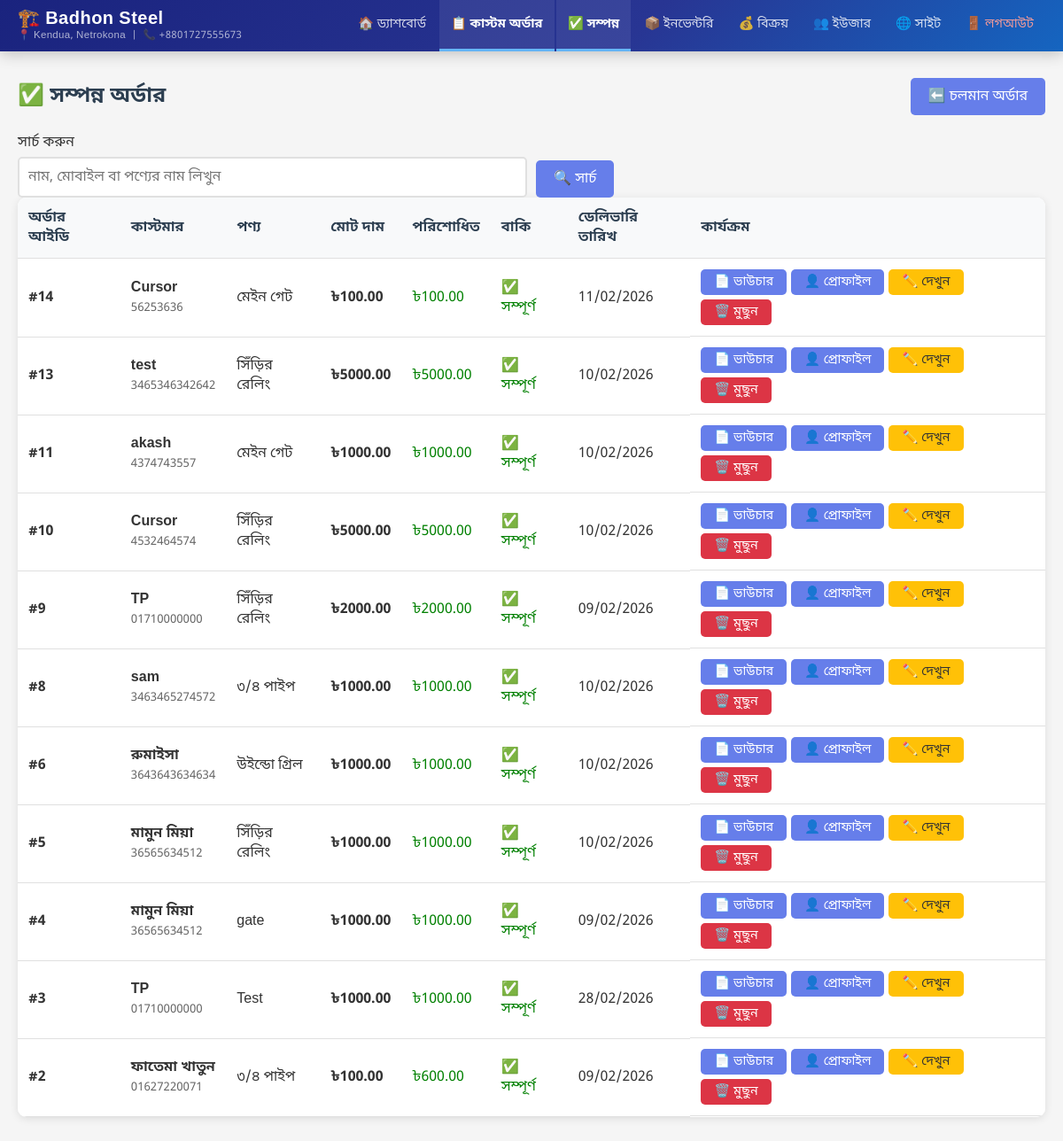
/admin-panel/orders/completed/ (signed in), run on an earlier commit of the app's database.
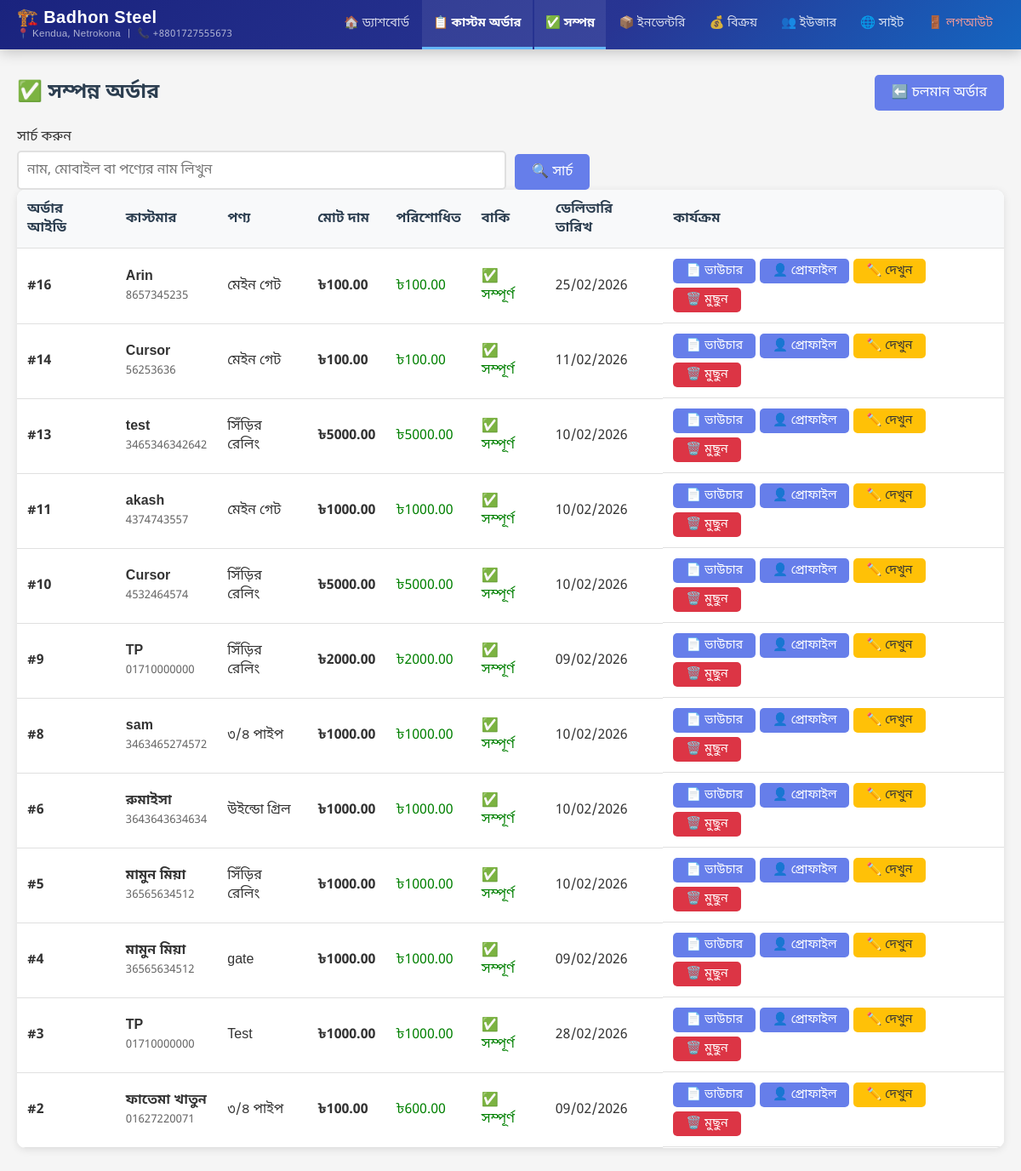
And on a later commit of the database.
### shop/models.py (models this page shows, shortened)
class Order(models.Model):
    STATUS_CHOICES = [
        ('pending', 'চলমান'),
        ('ready', 'প্রস্তুত'),
        ('completed', 'সম্পন্ন'),
    ]
    DELIVERY_STATUS_CHOICES = [
        ('not_delivered', 'ডেলিভারি হয়নি'),
        ('delivered', 'ডেলিভারি সম্পন্ন'),
    ]
    customer_name = models.CharField(max_length=200, verbose_name='ক্রেতার নাম')
    mobile_number = models.CharField(max_length=20, verbose_name='মোবাইল নাম্বার')
    product_name = models.CharField(max_length=200, verbose_name='পণ্যের নাম')
    product_description = models.TextField(verbose_name='পণ্যের বিবরণ')
    total_price = models.DecimalField(max_digits=10, decimal_places=2, verbose_name='মোট মূল্য')
    cash_paid = models.DecimalField(max_digits=10, decimal_places=2, verbose_name='নগদ পরিশোধ', default=0)
    due_amount = models.DecimalField(max_digits=10, decimal_places=2, verbose_name='বাকি টাকা', editable=False)
    initial_payment_migrated = models.BooleanField(default=False, verbose_name='প্রাথমিক পেমেন্ট OrderPayment-এ স্থানান্তরিত')
    order_date = models.DateField(default=timezone.now, verbose_name='অর্ডার নেওয়ার তারিখ')
    delivery_date = models.DateField(verbose_name='ডেলিভারির তারিখ')
    status = models.CharField(max_length=20, choices=STATUS_CHOICES, default='pending', verbose_name='প্রোডাক্ট অবস্থা')
    delivery_status = models.CharField(max_length=20, choices=DELIVERY_STATUS_CHOICES, default='not_delivered', verbose_name='ডেলিভারি অবস্থা')
    created_at = models.DateTimeField(auto_now_add=True, verbose_name='তৈরির সময়')
    updated_at = models.DateTimeField(auto_now=True, verbose_name='আপডেটের সময়')
    class Meta:
        verbose_name = 'অর্ডার'
        verbose_name_plural = 'অর্ডারসমূহ'
        ordering = ['-created_at']

### shop/views.py (the view)
# urls.py: path('admin-panel/orders/completed/', views.completed_order_list, name='completed_order_list'),
@login_required
def completed_order_list(request):
    search_query = request.GET.get('search', '')
    page_number = request.GET.get('page', 1)
    orders = Order.objects.filter(status='completed', delivery_status='delivered').order_by('-created_at')
    if search_query:
        orders = orders.filter(
            Q(customer_name__icontains=search_query) |
            Q(mobile_number__icontains=search_query) |
            Q(product_name__icontains=search_query)
        )
    paginator = Paginator(orders, 15)
    page_obj = paginator.get_page(page_number)
    context = {
        'orders': page_obj,
        'page_obj': page_obj,
        'search_query': search_query,
    }
    return render(request, 'admin_panel/completed_order_list.html', context)

### shop/templates/admin_panel/completed_order_list.html (shortened to what this page needs)
{% extends 'admin_panel/base.html' %}
{% block content %}
<div style="display: flex; justify-content: space-between; align-items: center; margin-bottom: 20px;">
    <h2 style="color: #2c3e50;">✅ সম্পন্ন অর্ডার</h2>
    <a href="{% url 'order_list' %}" class="btn btn-secondary">⬅️ চলমান অর্ডার</a>
</div>
<div class="search-filter-section">
    <form method="get" class="search-form">
        <div class="form-group">
            <label for="search">সার্চ করুন</label>
            <input type="text" id="search" name="search" value="{{ search_query }}"
                   placeholder="নাম, মোবাইল বা পণ্যের নাম লিখুন">
        </div>
        <div class="form-group">
            <button type="submit" class="btn">🔍 সার্চ</button>
        </div>
    </form>
</div>
{% if orders %}
<div style="background: white; border-radius: 10px; overflow: hidden; box-shadow: 0 2px 10px rgba(0,0,0,0.1);">
    <table class="orders-table">
        <thead>
            <tr>
                <th>অর্ডার আইডি</th>
                <th>কাস্টমার</th>
                <th>পণ্য</th>
                <th>মোট দাম</th>
                <th>পরিশোধিত</th>
                <th>বাকি</th>
                <th>ডেলিভারি তারিখ</th>
                <th>কার্যক্রম</th>
            </tr>
        </thead>
        <tbody>
            {% for order in orders %}
            <tr>
                <td><strong>#{{ order.id }}</strong></td>
                <td>
                    <strong>{{ order.customer_name }}</strong><br>
                    <small style="color: #666;">{{ order.mobile_number }}</small>
                </td>
                <td>{{ order.product_name }}</td>
                <td><strong>৳{{ order.total_price }}</strong></td>
                <td style="color: green;">৳{{ order.cash_paid }}</td>
                <td>
                    {% if order.due_amount > 0 %}
                        <span style="color: red;">৳{{ order.due_amount }}</span>
                    {% else %}
                        <span style="color: green;">✅ সম্পূর্ণ</span>
                    {% endif %}
                </td>
                <td>{{ order.delivery_date|date:"d/m/Y" }}</td>
                <td class="action-buttons">
                    <a href="{% url 'order_voucher' order.pk %}" class="btn btn-sm" target="_blank">📄 ভাউচার</a>
                    <a href="{% url 'order_customer_profile' order.mobile_number %}" class="btn btn-sm btn-primary">👤 প্রোফাইল</a>
                    <a href="{% url 'order_edit' order.pk %}" class="btn btn-sm btn-warning">✏️ দেখুন</a>
                    <a href="{% url 'order_delete' order.pk %}" class="btn btn-sm btn-danger"
                       onclick="return confirm('এই অর্ডারটি মুছে ফেলতে নিশ্চিত?')">🗑️ মুছুন</a>
                </td>
            </tr>
            {% endfor %}
        </tbody>
    </table>
</div>
{% else %}
<div class="no-orders">
    <h3>📭 কোনো সম্পন্ন অর্ডার নেই</h3>
    <p>আপনার সব সম্পন্ন এবং ডেলিভার করা অর্ডার এখানে দেখা যাবে।</p>
</div>
{% endif %}
{% endblock %}

What changed in the data, as far as the page shows it:
now on this page (row edited): Order: id "16", customer_name "Arin", mobile_number "8657345235", product_name "মেইন গেট", total_price "100.00", cash_paid "100.00", due_amount "✅ সম্পূর্ণ", delivery_date "25/02/2026"
